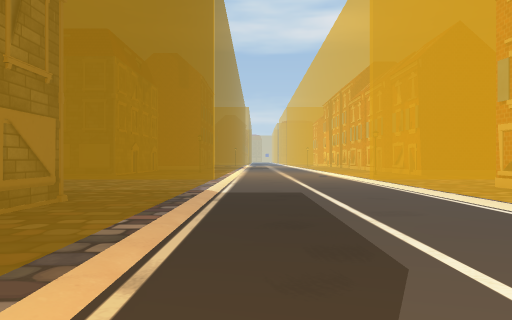
View 1 (above)

15 first-person views from a walk through a scene from a Unity 3-D project. The camera is 1.3 m above the floor, looks level and sees 70° across. The floor is counted in squares, 2 m on a side. Each view is taken from the middle of a square. On the plan, view 1 faces up. The plan holds only what a view shows up to about 11 squares ahead; the rest is blank. The place goes on beyond the plan. Some animated figures are left out. Some surface patterns are stand-ins.

View 2
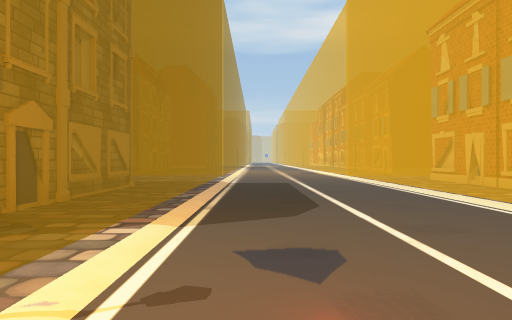

View 3
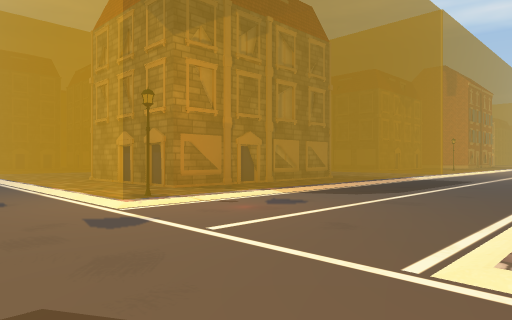

View 4
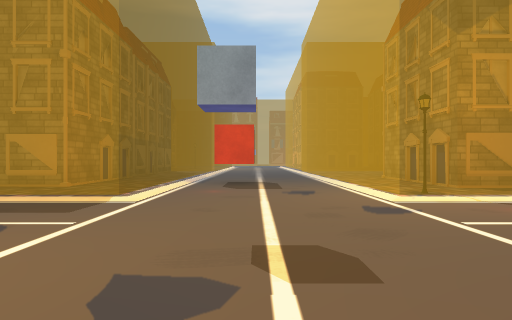

View 5
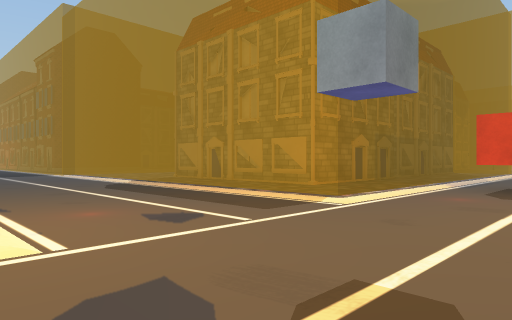

View 6
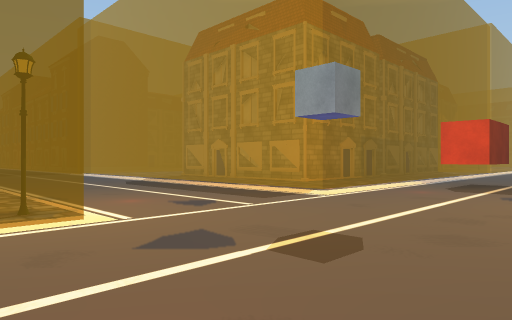

View 7
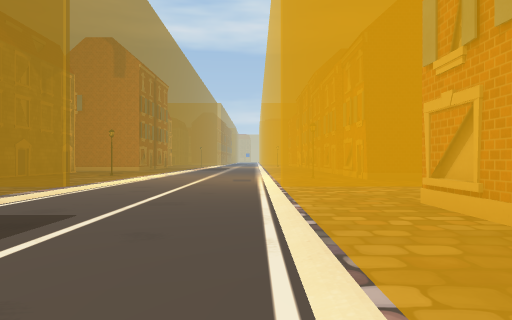

View 8
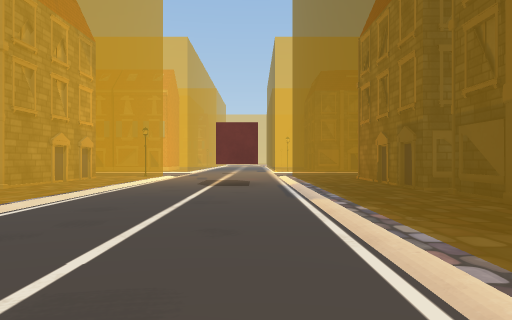

View 9
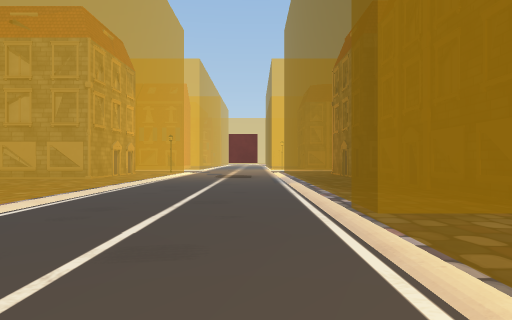

View 10
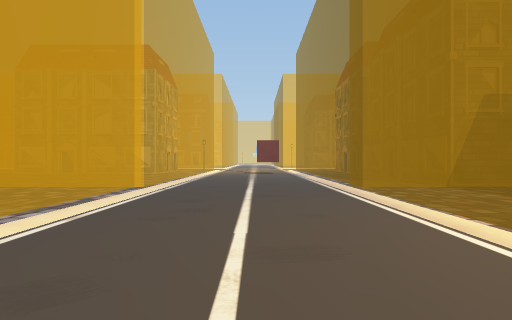

View 11
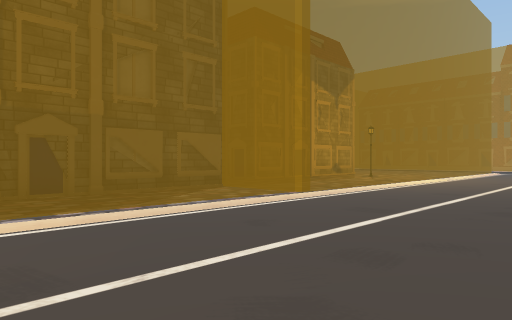

View 12
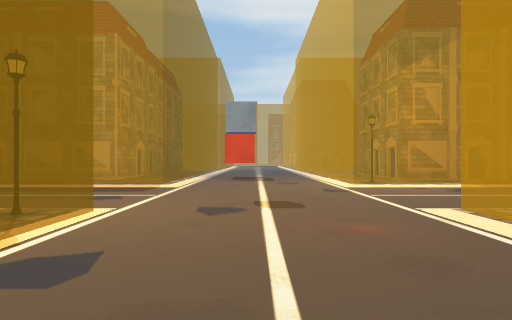

View 13
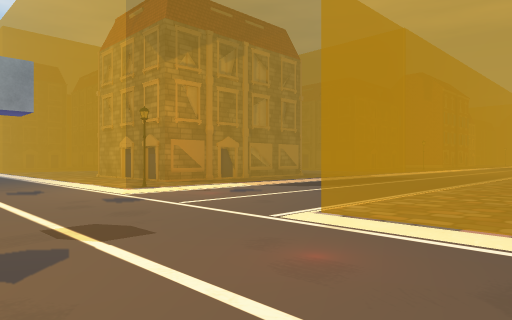

View 14
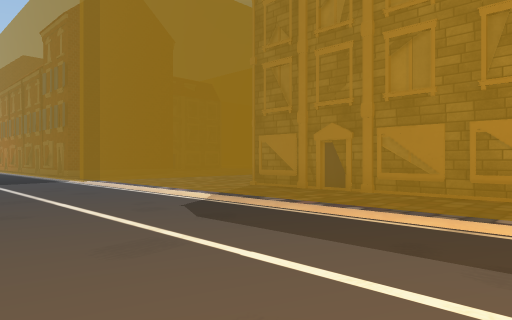

View 15
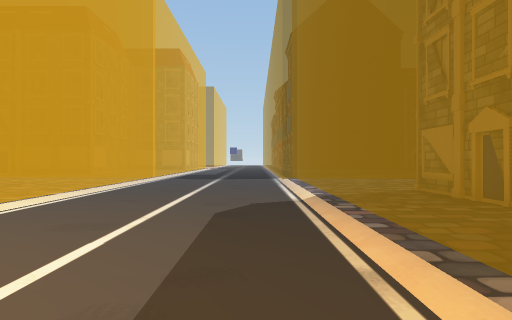

### Floor plan
Key: @ floor where view 1 was taken; # wall or solid block; . floor.
Columns run from 23 left of view 1 to 8 right of it. Each row starts with its distance up from view 1.
 14                       .....
 13                       .....
 12                       .....
 11                       .....
 10                       .....
  9                       .....
  8                       ..... ##
  7                       ..... ##
  6                       ..... ##
  5                     # ..... #
  4                     # .....
  3                     # .....
  2                     # .....
  1                     # .....
  0                     # .@...
 -1                 ##### .....
 -2                      #.....
 -3   ............................
 -4  ..............................
 -5 .................##.............
 -6  ................##............
 -7          ..................
 -8                       .....#
 -9              ######## .....
-10          #######    # .....
-11          #          # .....
-12                     # .....
-13                     # .....
-14                     # .....
-15                     # .....
-16                       .....
-17                       .....
-18                       .....
-19                       .....
-20                        ..
-21                        ..

Where each view was taken, in squares from view 1:
view 1: 0 up, 0 right, facing up
view 2: 3 down, 0 right, facing up
view 3: 5 down, 4 right, facing up-left
view 4: 5 down, 5 right, facing left
view 5: 4 down, 4 right, facing down-left
view 6: 3 down, 5 right, facing down-left
view 7: 3 up, 3 right, facing up
view 8: 6 down, 15 left, facing right
view 9: 6 down, 19 left, facing right
view 10: 5 down, 23 left, facing right
view 11: 3 down, 9 left, facing down-left
view 12: 5 down, 8 right, facing left
view 13: 6 down, 6 right, facing up-left
view 14: 9 down, 3 right, facing down-left
view 15: 8 down, 0 right, facing down
